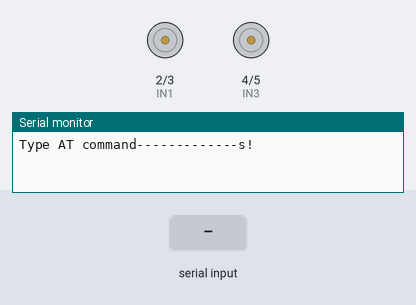
This sketch was run on a simulated Arduino Uno, built with avr-gcc and run on an emulated ATmega328P. On the bench: motor-driver pin pairs drawn as motors (green arrow = first pin HIGH = forward, orange = second pin HIGH = backward, longer = more drive), the last lines printed to the serial monitor. Inputs (shaded band) come from the test bench.

Above: at 1.2 s.
1.3 s: "F" received over Serial
At 3.1 s:
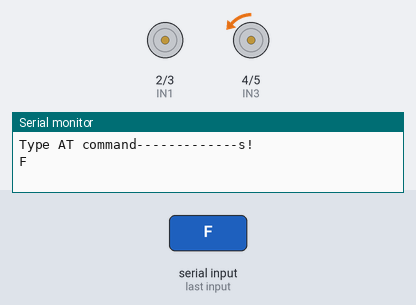
4.3 s: "B" received over Serial
At 5.8 s:
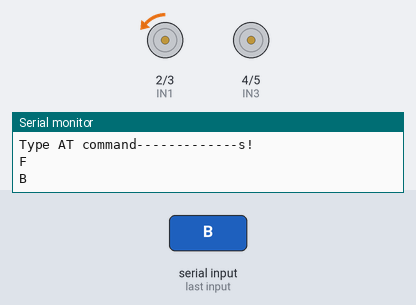
7.3 s: "L" received over Serial
At 9.1 s:
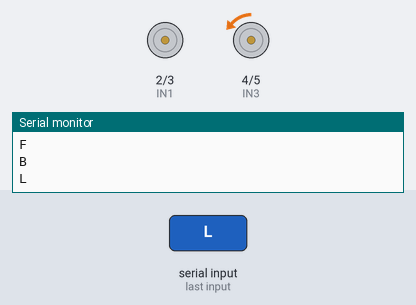
Timing chart, 0 to 10.8 s (numbered marks = the images above; inputs shaded):
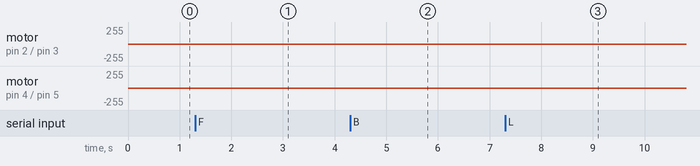

The sketch:

carrinhoArduinoLinha.ino
```cpp
#include <SoftwareSerial.h>
#include <Wire.h>
SoftwareSerial BT(12, 11); // RX, TX
String command = ""; // Stores response of bluetooth device

int IN1 = 2;
int IN2 = 3;
int IN3 = 4;
int IN4 = 5;

void setup()
{
  Serial.begin(9600);
  Serial.println("Type AT command-------------s!");
  BT.begin(9600); // HC-05 usually default baud-rate
  pinMode (IN1, OUTPUT);
  pinMode (IN2, OUTPUT);
  pinMode (IN3, OUTPUT);
  pinMode (IN4, OUTPUT);
}

void loop() {
     String c = Serial.readString();
     command = c;

    Serial.println(command);

    if(command=="F"){
      emFrenteOn();
    }else if(command=="S"){
      parar();
    }else if(command=="B"){
      paraTrasOn();
    }else if(command=="L"){
      virarEsquerdaOn();
    }else if(command=="R"){
      virarDireitaOn();
    }else if(command=="X"){
      parar();
    }  else{
      parar();
    }
    command = "";
  }


void emFrenteOn(){
 analogWrite(IN1, HIGH);
 analogWrite(IN2, LOW);
 analogWrite(IN3, LOW);
 analogWrite(IN4, HIGH);
}

void paraTrasOn(){
 analogWrite(IN1, LOW);
 analogWrite(IN2, HIGH);
 analogWrite(IN3, HIGH);
 analogWrite(IN4, LOW);
}

void virarEsquerdaOn(){
  analogWrite(IN4, HIGH);
}

void virarDireitaOn(){
 analogWrite(IN1, HIGH);
}

void parar(){
 analogWrite(IN1,LOW);
 analogWrite(IN2, LOW);
 analogWrite(IN3, LOW);
 analogWrite(IN4, LOW);

}
```

Measured:
- after the input at 1.3 s, motor on pin 4 (IN3) / pin 5 (IN4): stopped → backward 1/255 after 1.0 s, → stopped 1.0 s later
- after the input at 4.3 s, motor on pin 2 (IN1) / pin 3 (IN2): stopped → backward 1/255 after 1.0 s, → stopped 1.0 s later
- after the input at 7.3 s, motor on pin 4 (IN3) / pin 5 (IN4): stopped → backward 1/255 after 1.0 s, → stopped 1.0 s later
